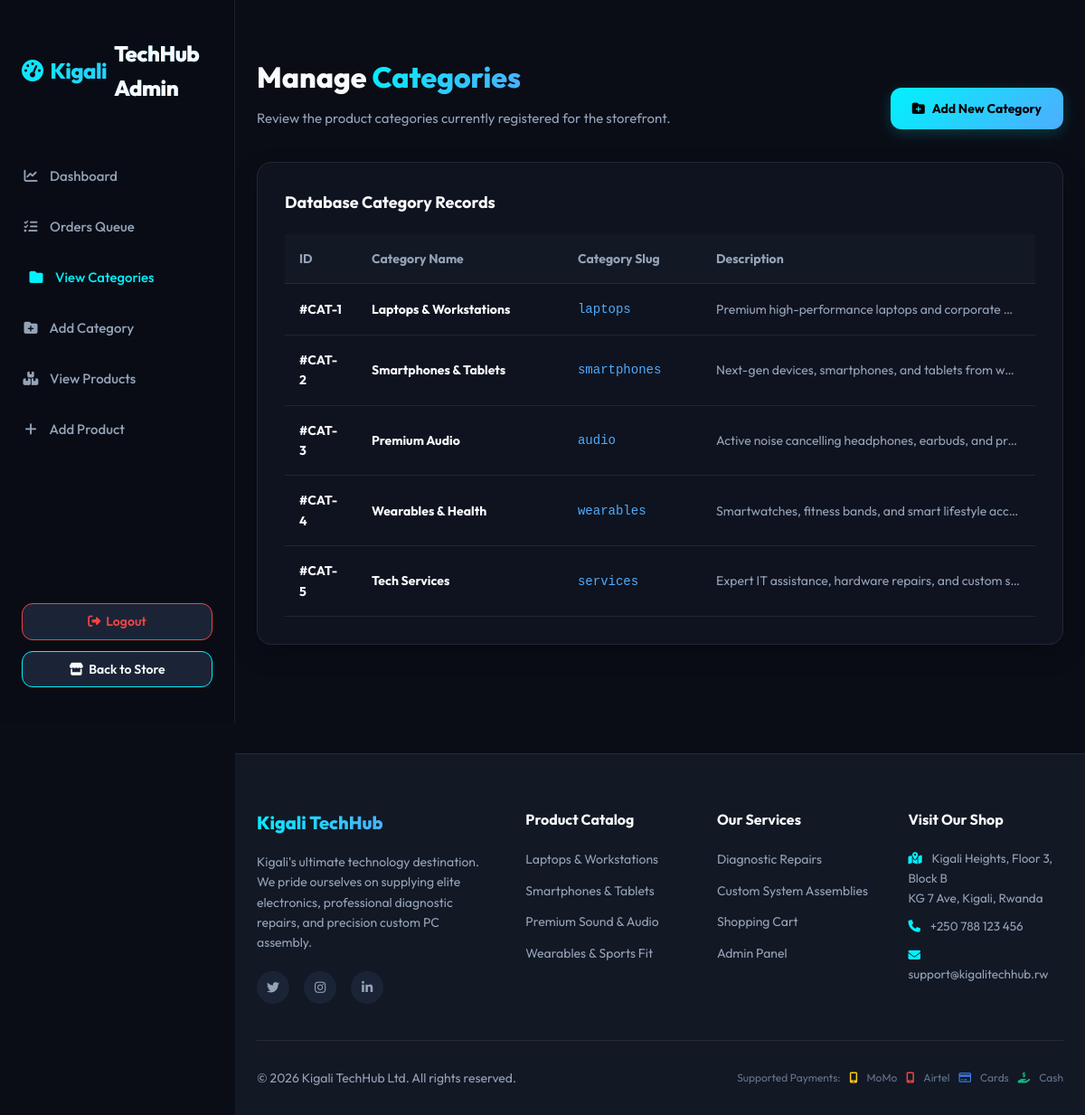
The app's page /admin-categories.php (signed in) with its own data.
### tables this page shows
CREATE TABLE `categories` (
  `id` int(11) NOT NULL,
  `name` varchar(100) NOT NULL,
  `slug` varchar(100) NOT NULL,
  `description` text DEFAULT NULL,
  `image` varchar(255) DEFAULT NULL
);

### admin-categories.php (the view, shortened to what this page needs)
<?php
require_once __DIR__ . '/includes/header.php';
try {
    $catStmt = $pdo->query("SELECT * FROM `categories` ORDER BY `id` ASC");
    $categories = $catStmt->fetchAll();
} catch (PDOException $e) {
    die("Database Error: " . $e->getMessage());
}
?>
<section class="admin-section">
    <div class="container">
        <div style="display: flex; justify-content: space-between; align-items: flex-end; margin-bottom: 36px;">
            <div>
                <h1 style="font-size: 32px; font-weight: 800; margin-bottom: 8px;">
                    Manage <span style="background: var(--accent-gradient); -webkit-background-clip: text; -webkit-text-fill-color: transparent;">Categories</span>
                </h1>
                <p style="color: var(--text-secondary); font-size:15px;">Review the product categories currently registered for the storefront.</p>
            </div>
            <a href="admin-category-add.php" class="buy-btn" style="flex: none; margin: 0; padding: 12px 24px; font-size: 14px; gap: 8px;">
                <i class="fa-solid fa-folder-plus"></i> Add New Category
            </a>
        </div>
        <div class="admin-table-card" style="margin: 0 0 60px 0; padding: 30px;">
            <h3 style="font-size: 18px; font-weight: 700; margin-bottom: 20px;">Database Category Records</h3>
            <?php if (count($categories) > 0): ?>
                <table class="admin-table">
                    <thead>
                        <tr>
                            <th style="width: 80px;">ID</th>
                            <th>Category Name</th>
                            <th>Category Slug</th>
                            <th>Description</th>
                        </tr>
                    </thead>
                    <tbody>
                        <?php foreach ($categories as $cat): ?>
                            <tr>
                                <td><strong>#CAT-<?php echo $cat['id']; ?></strong></td>
                                <td><strong><?php echo htmlspecialchars($cat['name']); ?></strong></td>
                                <td><span style="font-family: monospace; color: var(--accent-secondary);"><?php echo htmlspecialchars($cat['slug']); ?></span></td>
                                <td style="color: var(--text-secondary); max-width: 300px; overflow: hidden; text-overflow: ellipsis; white-space: nowrap;" title="<?php echo htmlspecialchars($cat['description']); ?>">
                                    <?php echo htmlspecialchars($cat['description']); ?>
                                </td>
                            </tr>
                        <?php endforeach; ?>
                    </tbody>
                </table>
            <?php else: ?>
                <p style="color: var(--text-muted); text-align: center; padding: 20px 0;">No categories registered in the database.</p>
            <?php endif; ?>
        </div>
    </div>
</section>
<?php
require_once __DIR__ . '/includes/footer.php';
?>

### assets/css/style.css (style rules this page uses)
:root { --bg-primary: #0a0d16; --bg-secondary: #121824; --bg-tertiary: #1b2436; --bg-card: rgba(18, 24, 36, 0.7); --accent-primary: #00f2fe; --accent-secondary: #4facfe; --accent-gradient: linear-gradient(135deg, #00f2fe 0%, #4facfe 100%); --accent-gradient-hover: linear-gradient(135deg, #4facfe 0%, #00f2fe 100%); --accent-glow: rgba(0, 242, 254, 0.3); --text-primary: #f8fafc; --text-secondary: #94a3b8; --text-muted: #64748b; --success: #10b981; --warning: #f59e0b; --danger: #ef4444; --info: #3b82f6; --border-color: rgba(255, 255, 255, 0.08); --border-color-active: rgba(0, 242, 254, 0.4); --border-radius-lg: 16px; --border-radius-md: 12px; --border-radius-sm: 8px; --font-sans: 'Outfit', sans-serif; --transition-smooth: all 0.3s cubic-bezier(0.4, 0, 0.2, 1); --transition-snappy: all 0.15s ease-in-out; --shadow-premium: 0 10px 30px -10px rgba(0, 0, 0, 0.5); --shadow-glow: 0 0 20px rgba(0, 242, 254, 0.2); }
* { margin: 0; padding: 0; box-sizing: border-box; scroll-behavior: smooth; }
body { background-color: var(--bg-primary); color: var(--text-primary); font-family: var(--font-sans); line-height: 1.6; overflow-x: hidden; }
a { color: inherit; text-decoration: none; transition: var(--transition-snappy); }
.container { width: 100%; max-width: 1200px; margin: 0 auto; padding: 0 24px; }
.buy-btn { flex: 1; background: var(--accent-gradient); color: #000; font-weight: 700; font-size: 16px; display: flex; align-items: center; justify-content: center; gap: 10px; padding: 16px; border-radius: var(--border-radius-md); cursor: pointer; box-shadow: 0 4px 15px rgba(0, 242, 254, 0.2); transition: var(--transition-smooth); }
.admin-section { padding: 130px 0 60px 0; }
.admin-table-card { background: var(--bg-card); border-radius: var(--border-radius-lg); border: 1px solid var(--border-color); padding: 24px; box-shadow: var(--shadow-premium); overflow-x: auto; }
.admin-table { width: 100%; border-collapse: collapse; text-align: left; }
.admin-table th, .admin-table td { padding: 16px; border-bottom: 1px solid var(--border-color); font-size: 14px; }
.admin-table th { font-weight: 700; color: var(--text-secondary); background: var(--bg-secondary); }
@media (min-width: 769px) { body.admin-body { padding-left: 260px; } }
@media (min-width: 769px) { body.admin-body .admin-section { padding: 60px 0; } }

### records on screen
categories: id "1", name "Laptops & Workstations", slug "laptops", description "Premium high-performance laptops and corporate…"
categories: id "2", name "Smartphones & Tablets", slug "smartphones", description "Next-gen devices, smartphones, and tablets from w…"
categories: id "3", name "Premium Audio", slug "audio", description "Active noise cancelling headphones, earbuds, and pr…"
categories: id "4", name "Wearables & Health", slug "wearables", description "Smartwatches, fitness bands, and smart lifestyle acc…"
categories: id "5", name "Tech Services", slug "services", description "Expert IT assistance, hardware repairs, and custom s…"
